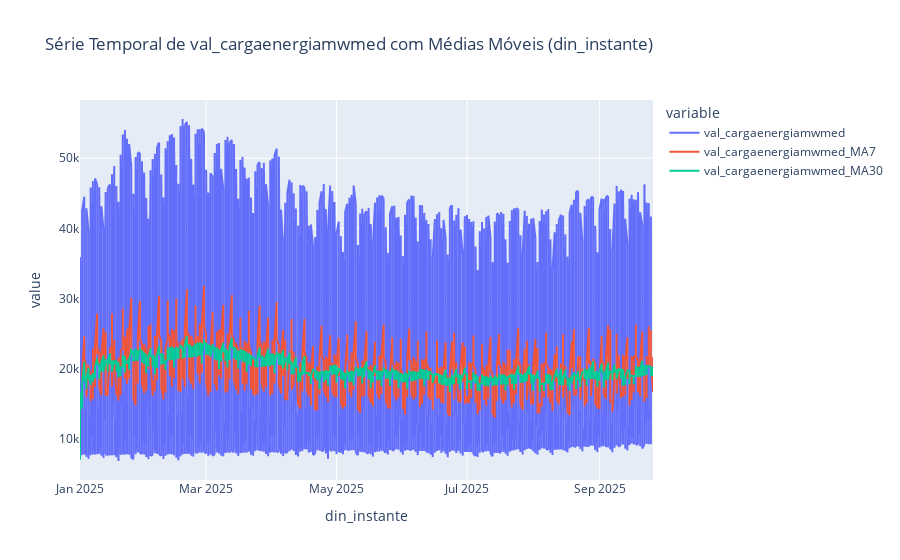
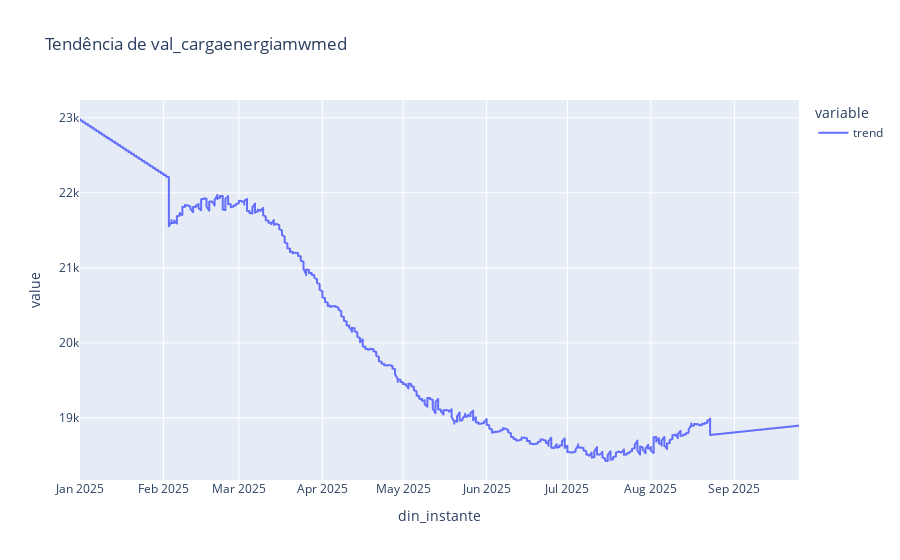
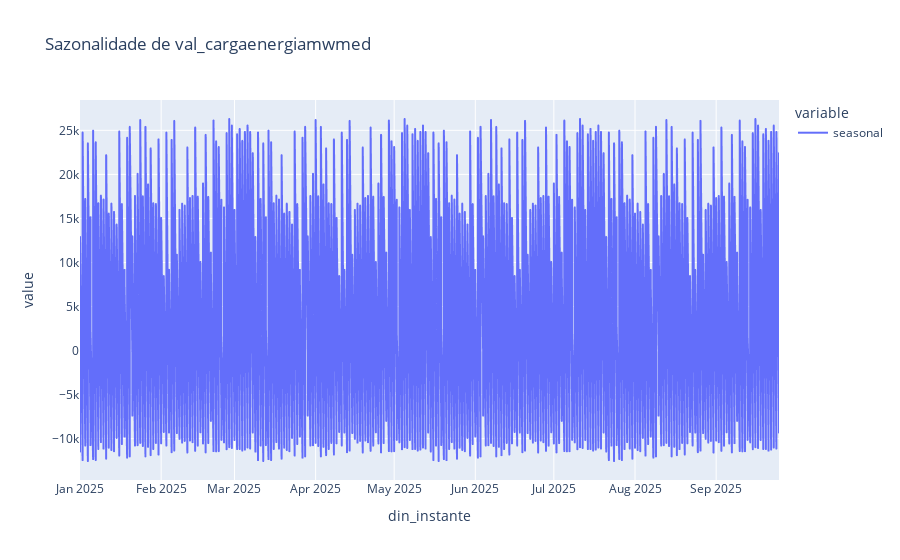
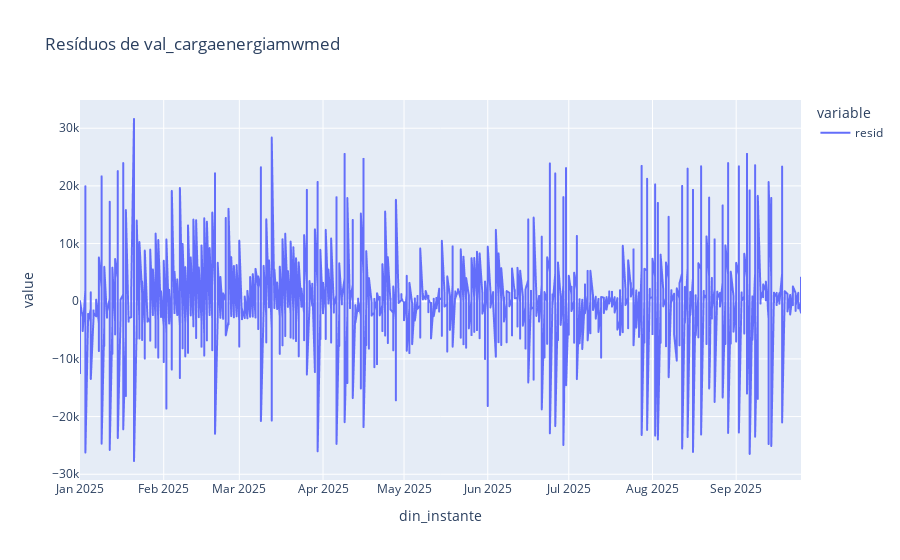

The notebook cell saved with these charts, in order:
### Code cell
import pandas as pd
import plotly.express as px
from statsmodels.tsa.seasonal import seasonal_decompose

# Paths
data_path = "DatathONS-11/CARGA_ENERGIA_2025.parquet"
dict_path = "DatathONS-11/Dicts/DicionarioDados_Carga_Energia_Diaria.csv"

# Carregar dados
df = pd.read_parquet(data_path)

# Carregar dicionário
dict_df = pd.read_csv(dict_path, encoding='utf-8')

# Mapear tipos
tipo_map = dict(zip(dict_df['Código'], dict_df['Tipo de Dado']))

# Identificar colunas por tipo
num_cols = [col for col, tipo in tipo_map.items() if tipo in ['FLOAT', 'INT']]
cat_cols = [col for col, tipo in tipo_map.items() if tipo == 'TEXTO']
date_cols = [col for col, tipo in tipo_map.items() if tipo == 'DATETIME']

# Converter datetime
for d in date_cols:
    df[d] = pd.to_datetime(df[d])

# ==============================
# Função para decomposição sazonal segura
def decompose_plot(df, col, dt_col, period=None):
    df_sorted = df[[dt_col, col]].sort_values(dt_col).set_index(dt_col).dropna()
    
    if len(df_sorted) < 2:
        return  # Não há dados suficientes
    
    if period is None:
        period = max(2, int(len(df_sorted)/4))  # heurística simples

    try:
        result = seasonal_decompose(df_sorted[col], model='additive', period=period, extrapolate_trend='freq')
        
        # Tendência
        fig = px.line(result.trend, title=f"Tendência de {col}")
        fig.show()
        # Sazonalidade
        fig = px.line(result.seasonal, title=f"Sazonalidade de {col}")
        fig.show()
        # Resíduos
        fig = px.line(result.resid, title=f"Resíduos de {col}")
        fig.show()
    except Exception as e:
        print(f"Não foi possível decompor {col}: {e}")

# ==============================
# 1. Série temporal com médias móveis + decomposição
for num in num_cols:
    for dt in date_cols:
        df_sorted = df.sort_values(dt)
        df_sorted[f'{num}_MA7'] = df_sorted[num].rolling(window=7, min_periods=1).mean()
        df_sorted[f'{num}_MA30'] = df_sorted[num].rolling(window=30, min_periods=1).mean()

        # Série temporal com médias móveis
        fig = px.line(df_sorted, x=dt, y=[num, f'{num}_MA7', f'{num}_MA30'],
                      labels={num: num, f'{num}_MA7': 'Média Móvel 7', f'{num}_MA30': 'Média Móvel 30'},
                      title=f"Série Temporal de {num} com Médias Móveis ({dt})")
        fig.show()

        # Decomposição sazonal
        decompose_plot(df_sorted, num, dt)

# 2. Histogramas para num_cols
for num in num_cols:
    fig = px.histogram(df, x=num, nbins=50, title=f"Distribuição de {num}")
    fig.show()

# 3. Boxplots por cat_cols
for num in num_cols:
    for cat in cat_cols:
        fig = px.box(df, x=cat, y=num, title=f"Boxplot de {num} por {cat}")
        fig.show()

# 4. Contagem de registros por cat_cols
for cat in cat_cols:
    counts = df[cat].value_counts().reset_index()
    counts.columns = [cat, 'count']
    fig = px.bar(counts, x=cat, y='count', title=f"Contagem de registros por {cat}")
    fig.show()

# 5. Matriz de correlação (apenas se houver >=2 colunas numéricas)
if len(num_cols) >= 2:
    corr_matrix = df[num_cols].corr()
    fig = px.imshow(corr_matrix, text_auto=True, color_continuous_scale='RdBu_r',
                    title="Correlação entre Variáveis Numéricas")
    fig.show()

### Figure 1 — Plotly figure (JSON) as saved in the notebook; plotly's stock layout.template omitted (floating-point values rounded to 4 significant figures; data arrays with more than 128 entries replaced by an {"elided": "..."} marker saying what was removed)
{"data": [{"hovertemplate": "variable=val_cargaenergiamwmed<br>din_instante=%{x}<br>value=%{y}<extra></extra>", "legendgroup": "val_cargaenergiamwmed", "line": {"color": "#636efa", "dash": "solid"}, "marker": {"symbol": "circle"}, "mode": "lines", "name": "val_cargaenergiamwmed", "showlegend": true, "type": "scattergl", "x": {"elided": "1076 str values"}, "xaxis": "x", "y": {"elided": "1076 float values"}, "yaxis": "y"}, {"hovertemplate": "variable=val_cargaenergiamwmed_MA7<br>din_instante=%{x}<br>value=%{y}<extra></extra>", "legendgroup": "val_cargaenergiamwmed_MA7", "line": {"color": "#EF553B", "dash": "solid"}, "marker": {"symbol": "circle"}, "mode": "lines", "name": "val_cargaenergiamwmed_MA7", "showlegend": true, "type": "scattergl", "x": {"elided": "1076 str values"}, "xaxis": "x", "y": {"elided": "1076 float values"}, "yaxis": "y"}, {"hovertemplate": "variable=val_cargaenergiamwmed_MA30<br>din_instante=%{x}<br>value=%{y}<extra></extra>", "legendgroup": "val_cargaenergiamwmed_MA30", "line": {"color": "#00cc96", "dash": "solid"}, "marker": {"symbol": "circle"}, "mode": "lines", "name": "val_cargaenergiamwmed_MA30", "showlegend": true, "type": "scattergl", "x": {"elided": "1076 str values"}, "xaxis": "x", "y": {"elided": "1076 float values"}, "yaxis": "y"}], "layout": {"legend": {"title": {"text": "variable"}, "tracegroupgap": 0}, "title": {"text": "Série Temporal de val_cargaenergiamwmed com Médias Móveis (din_instante)"}, "xaxis": {"anchor": "y", "domain": [0, 1], "title": {"text": "din_instante"}}, "yaxis": {"anchor": "x", "domain": [0, 1], "title": {"text": "value"}}}}

### Figure 2 — Plotly figure (JSON) as saved in the notebook; plotly's stock layout.template omitted (floating-point values rounded to 4 significant figures; data arrays with more than 128 entries replaced by an {"elided": "..."} marker saying what was removed)
{"data": [{"hovertemplate": "variable=trend<br>din_instante=%{x}<br>value=%{y}<extra></extra>", "legendgroup": "trend", "line": {"color": "#636efa", "dash": "solid"}, "marker": {"symbol": "circle"}, "mode": "lines", "name": "trend", "showlegend": true, "type": "scattergl", "x": {"elided": "1072 str values"}, "xaxis": "x", "y": {"elided": "1072 float values"}, "yaxis": "y"}], "layout": {"legend": {"title": {"text": "variable"}, "tracegroupgap": 0}, "title": {"text": "Tendência de val_cargaenergiamwmed"}, "xaxis": {"anchor": "y", "domain": [0, 1], "title": {"text": "din_instante"}}, "yaxis": {"anchor": "x", "domain": [0, 1], "title": {"text": "value"}}}}

### Figure 3 — Plotly figure (JSON) as saved in the notebook; plotly's stock layout.template omitted (floating-point values rounded to 4 significant figures; data arrays with more than 128 entries replaced by an {"elided": "..."} marker saying what was removed)
{"data": [{"hovertemplate": "variable=seasonal<br>din_instante=%{x}<br>value=%{y}<extra></extra>", "legendgroup": "seasonal", "line": {"color": "#636efa", "dash": "solid"}, "marker": {"symbol": "circle"}, "mode": "lines", "name": "seasonal", "showlegend": true, "type": "scattergl", "x": {"elided": "1072 str values"}, "xaxis": "x", "y": {"elided": "1072 float values"}, "yaxis": "y"}], "layout": {"legend": {"title": {"text": "variable"}, "tracegroupgap": 0}, "title": {"text": "Sazonalidade de val_cargaenergiamwmed"}, "xaxis": {"anchor": "y", "domain": [0, 1], "title": {"text": "din_instante"}}, "yaxis": {"anchor": "x", "domain": [0, 1], "title": {"text": "value"}}}}

### Figure 4 — Plotly figure (JSON) as saved in the notebook; plotly's stock layout.template omitted (floating-point values rounded to 4 significant figures; data arrays with more than 128 entries replaced by an {"elided": "..."} marker saying what was removed)
{"data": [{"hovertemplate": "variable=resid<br>din_instante=%{x}<br>value=%{y}<extra></extra>", "legendgroup": "resid", "line": {"color": "#636efa", "dash": "solid"}, "marker": {"symbol": "circle"}, "mode": "lines", "name": "resid", "showlegend": true, "type": "scattergl", "x": {"elided": "1072 str values"}, "xaxis": "x", "y": {"elided": "1072 float values"}, "yaxis": "y"}], "layout": {"legend": {"title": {"text": "variable"}, "tracegroupgap": 0}, "title": {"text": "Resíduos de val_cargaenergiamwmed"}, "xaxis": {"anchor": "y", "domain": [0, 1], "title": {"text": "din_instante"}}, "yaxis": {"anchor": "x", "domain": [0, 1], "title": {"text": "value"}}}}
